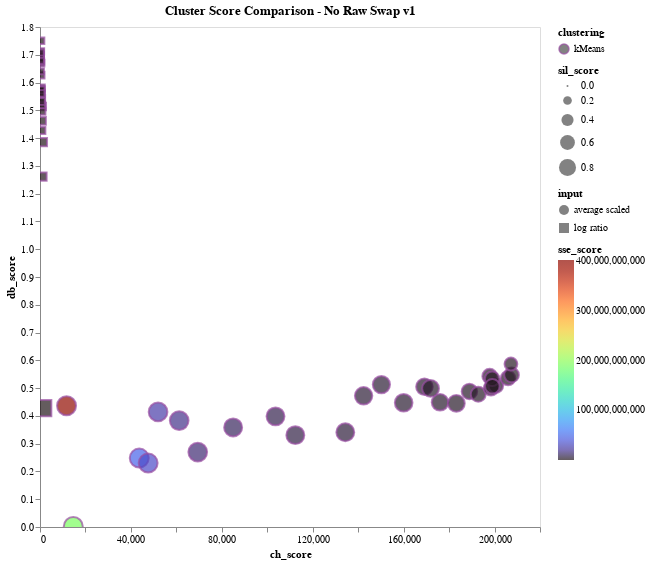

Notebook code for this chart:
### Code cell
# EXPLORATORY - swap version 1
# Data: Average Scaled, Log Ratio Scaled
data = df_kmeans_noRaw_metrics
domain = ['kMeans']
title = "Cluster Score Comparison - No Raw Swap v1"

# axes
x_axis = 'ch_score:Q' # Maximize
y_axis = 'db_score:Q' # Minimize
    
# auxilary metrics
size =  'sil_score:Q' # Maximize
gradient = 'sse_score:Q'  # Minimize

plot_comparison_plot(data, domain, title, x_axis, y_axis, size, gradient)

### Figure 1 — Vega-Lite specification as saved in the notebook (floating-point values rounded to 4 significant figures)
{"config": {"view": {"continuousWidth": 400, "continuousHeight": 300}, "axis": {"grid": false}}, "data": {"name": "data-50235db2b83b78d79e888eedd80534c2"}, "mark": {"type": "point", "strokeOpacity": 1.0}, "encoding": {"color": {"type": "nominal", "field": "clustering", "scale": {"domain": ["kMeans"], "range": ["#984EA3", "#F58517"]}}, "fill": {"type": "quantitative", "field": "sse_score", "scale": {"scheme": "turbo"}}, "shape": {"type": "nominal", "field": "input"}, "size": {"type": "quantitative", "field": "sil_score"}, "tooltip": [{"type": "nominal", "field": "input"}, {"type": "nominal", "field": "clustering"}, {"type": "nominal", "field": "n_clusters"}, {"type": "quantitative", "field": "sse_score"}, {"type": "quantitative", "field": "db_score"}, {"type": "quantitative", "field": "ch_score"}, {"type": "quantitative", "field": "sil_score"}], "x": {"type": "quantitative", "field": "ch_score"}, "y": {"type": "quantitative", "field": "db_score"}}, "height": 500, "selection": {"selector017": {"type": "interval", "bind": "scales", "encodings": ["x", "y"]}}, "title": "Cluster Score Comparison - No Raw Swap v1", "width": 500, "$schema": "https://vega.github.io/schema/vega-lite/v4.8.1.json", "datasets": {"data-50235db2b83b78d79e888eedd80534c2": [{"input": "log ratio", "clustering": "kMeans", "sil_score": 0.7265, "sse_score": 119100.0, "ch_score": 1417.0, "db_score": 0.4276, "n_clusters": 2}, {"input": "log ratio", "clustering": "kMeans", "sil_score": 0.1788, "sse_score": 98880.0, "ch_score": 1282.0, "db_score": 1.385, "n_clusters": 3}, {"input": "log ratio", "clustering": "kMeans", "sil_score": 0.182, "sse_score": 89580.0, "ch_score": 1089.0, "db_score": 1.261, "n_clusters": 4}, {"input": "log ratio", "clustering": "kMeans", "sil_score": 0.1502, "sse_score": 82600.0, "ch_score": 974.4, "db_score": 1.514, "n_clusters": 5}, {"input": "log ratio", "clustering": "kMeans", "sil_score": 0.1523, "sse_score": 76260.0, "ch_score": 914.1, "db_score": 1.462, "n_clusters": 6}, {"input": "log ratio", "clustering": "kMeans", "sil_score": 0.124, "sse_score": 71830.0, "ch_score": 851.8, "db_score": 1.497, "n_clusters": 7}, {"input": "log ratio", "clustering": "kMeans", "sil_score": 0.1305, "sse_score": 68250.0, "ch_score": 799.7, "db_score": 1.428, "n_clusters": 8}, {"input": "log ratio", "clustering": "kMeans", "sil_score": 0.1179, "sse_score": 65870.0, "ch_score": 743.9, "db_score": 1.52, "n_clusters": 9}, {"input": "log ratio", "clustering": "kMeans", "sil_score": 0.1289, "sse_score": 63970.0, "ch_score": 694.5, "db_score": 1.543, "n_clusters": 10}, {"input": "log ratio", "clustering": "kMeans", "sil_score": 0.1124, "sse_score": 62240.0, "ch_score": 653.9, "db_score": 1.532, "n_clusters": 11}, {"input": "log ratio", "clustering": "kMeans", "sil_score": 0.1177, "sse_score": 60420.0, "ch_score": 623.9, "db_score": 1.581, "n_clusters": 12}, {"input": "log ratio", "clustering": "kMeans", "sil_score": 0.1173, "sse_score": 58900.0, "ch_score": 595.5, "db_score": 1.563, "n_clusters": 13}, {"input": "log ratio", "clustering": "kMeans", "sil_score": 0.1109, "sse_score": 57840.0, "ch_score": 565.5, "db_score": 1.575, "n_clusters": 14}, {"input": "log ratio", "clustering": "kMeans", "sil_score": 0.1138, "sse_score": 56460.0, "ch_score": 545.2, "db_score": 1.574, "n_clusters": 15}, {"input": "log ratio", "clustering": "kMeans", "sil_score": 0.1113, "sse_score": 55430.0, "ch_score": 523.4, "db_score": 1.561, "n_clusters": 16}, {"input": "log ratio", "clustering": "kMeans", "sil_score": 0.104, "sse_score": 54700.0, "ch_score": 500.5, "db_score": 1.75, "n_clusters": 17}, {"input": "log ratio", "clustering": "kMeans", "sil_score": 0.1176, "sse_score": 53500.0, "ch_score": 487.1, "db_score": 1.627, "n_clusters": 18}, {"input": "log ratio", "clustering": "kMeans", "sil_score": 0.109, "sse_score": 52550.0, "ch_score": 472.4, "db_score": 1.67, "n_clusters": 19}, {"input": "log ratio", "clustering": "kMeans", "sil_score": 0.1022, "sse_score": 51770.0, "ch_score": 457.5, "db_score": 1.675, "n_clusters": 20}, {"input": "log ratio", "clustering": "kMeans", "sil_score": 0.09992, "sse_score": 51270.0, "ch_score": 440.8, "db_score": 1.712, "n_clusters": 21}, {"input": "log ratio", "clustering": "kMeans", "sil_score": 0.08835, "sse_score": 50700.0, "ch_score": 426.7, "db_score": 1.64, "n_clusters": 22}, {"input": "log ratio", "clustering": "kMeans", "sil_score": 0.09442, "sse_score": 49970.0, "ch_score": 416.0, "db_score": 1.684, "n_clusters": 23}, {"input": "log ratio", "clustering": "kMeans", "sil_score": 0.09226, "sse_score": 49360.0, "ch_score": 404.9, "db_score": 1.701, "n_clusters": 24}, {"input": "log ratio", "clustering": "kMeans", "sil_score": 0.09361, "sse_score": 48460.0, "ch_score": 398.4, "db_score": 1.687, "n_clusters": 25}, {"input": "log ratio", "clustering": "kMeans", "sil_score": 0.09057, "sse_score": 47960.0, "ch_score": 388.1, "db_score": 1.699, "n_clusters": 26}, {"input": "log ratio", "clustering": "kMeans", "sil_score": 0.09198, "sse_score": 47360.0, "ch_score": 379.8, "db_score": 1.695, "n_clusters": 27}, {"input": "log ratio", "clustering": "kMeans", "sil_score": 0.09352, "sse_score": 47190.0, "ch_score": 367.6, "db_score": 1.679, "n_clusters": 28}, {"input": "log ratio", "clustering": "kMeans", "sil_score": 0.08728, "sse_score": 46630.0, "ch_score": 360.4, "db_score": 1.708, "n_clusters": 29}, {"input": "average scaled", "clustering": "kMeans", "sil_score": 0.9977, "sse_score": 402500000000.0, "ch_score": 11690.0, "db_score": 0.4366, "n_clusters": 2}, {"input": "average scaled", "clustering": "kMeans", "sil_score": 0.9968, "sse_score": 190900000000.0, "ch_score": 14650.0, "db_score": 0.00169, "n_clusters": 3}, {"input": "average scaled", "clustering": "kMeans", "sil_score": 0.9932, "sse_score": 47300000000.0, "ch_score": 43660.0, "db_score": 0.2482, "n_clusters": 4}, {"input": "average scaled", "clustering": "kMeans", "sil_score": 0.9917, "sse_score": 32870000000.0, "ch_score": 47580.0, "db_score": 0.2302, "n_clusters": 5}, {"input": "average scaled", "clustering": "kMeans", "sil_score": 0.9647, "sse_score": 24220000000.0, "ch_score": 51950.0, "db_score": 0.4144, "n_clusters": 6}, {"input": "average scaled", "clustering": "kMeans", "sil_score": 0.9646, "sse_score": 17200000000.0, "ch_score": 61240.0, "db_score": 0.383, "n_clusters": 7}, {"input": "average scaled", "clustering": "kMeans", "sil_score": 0.9679, "sse_score": 13040000000.0, "ch_score": 69410.0, "db_score": 0.2698, "n_clusters": 8}, {"input": "average scaled", "clustering": "kMeans", "sil_score": 0.8923, "sse_score": 9339000000.0, "ch_score": 84980.0, "db_score": 0.3586, "n_clusters": 9}, {"input": "average scaled", "clustering": "kMeans", "sil_score": 0.8832, "sse_score": 6817000000.0, "ch_score": 103600.0, "db_score": 0.3983, "n_clusters": 10}, {"input": "average scaled", "clustering": "kMeans", "sil_score": 0.8852, "sse_score": 5662000000.0, "ch_score": 112300.0, "db_score": 0.3307, "n_clusters": 11}, {"input": "average scaled", "clustering": "kMeans", "sil_score": 0.882, "sse_score": 4307000000.0, "ch_score": 134300.0, "db_score": 0.341, "n_clusters": 12}, {"input": "average scaled", "clustering": "kMeans", "sil_score": 0.835, "sse_score": 3726000000.0, "ch_score": 142400.0, "db_score": 0.4723, "n_clusters": 13}, {"input": "average scaled", "clustering": "kMeans", "sil_score": 0.8193, "sse_score": 3260000000.0, "ch_score": 150200.0, "db_score": 0.5127, "n_clusters": 14}, {"input": "average scaled", "clustering": "kMeans", "sil_score": 0.8553, "sse_score": 2842000000.0, "ch_score": 160000.0, "db_score": 0.4475, "n_clusters": 15}, {"input": "average scaled", "clustering": "kMeans", "sil_score": 0.7525, "sse_score": 2510000000.0, "ch_score": 169100.0, "db_score": 0.5049, "n_clusters": 16}, {"input": "average scaled", "clustering": "kMeans", "sil_score": 0.7546, "sse_score": 2261000000.0, "ch_score": 176000.0, "db_score": 0.4489, "n_clusters": 17}, {"input": "average scaled", "clustering": "kMeans", "sil_score": 0.7827, "sse_score": 2179000000.0, "ch_score": 171900.0, "db_score": 0.499, "n_clusters": 18}, {"input": "average scaled", "clustering": "kMeans", "sil_score": 0.7828, "sse_score": 1930000000.0, "ch_score": 183200.0, "db_score": 0.4451, "n_clusters": 19}, {"input": "average scaled", "clustering": "kMeans", "sil_score": 0.6576, "sse_score": 1773000000.0, "ch_score": 189000.0, "db_score": 0.488, "n_clusters": 20}, {"input": "average scaled", "clustering": "kMeans", "sil_score": 0.6113, "sse_score": 1650000000.0, "ch_score": 192800.0, "db_score": 0.4776, "n_clusters": 21}, {"input": "average scaled", "clustering": "kMeans", "sil_score": 0.5911, "sse_score": 1527000000.0, "ch_score": 198400.0, "db_score": 0.4994, "n_clusters": 22}, {"input": "average scaled", "clustering": "kMeans", "sil_score": 0.5907, "sse_score": 1442000000.0, "ch_score": 200600.0, "db_score": 0.5088, "n_clusters": 23}, {"input": "average scaled", "clustering": "kMeans", "sil_score": 0.5869, "sse_score": 1398000000.0, "ch_score": 197900.0, "db_score": 0.5429, "n_clusters": 24}, {"input": "average scaled", "clustering": "kMeans", "sil_score": 0.5865, "sse_score": 1332000000.0, "ch_score": 198900.0, "db_score": 0.5336, "n_clusters": 25}, {"input": "average scaled", "clustering": "kMeans", "sil_score": 0.5867, "sse_score": 1278000000.0, "ch_score": 199000.0, "db_score": 0.5065, "n_clusters": 26}, {"input": "average scaled", "clustering": "kMeans", "sil_score": 0.569, "sse_score": 1187000000.0, "ch_score": 205900.0, "db_score": 0.5358, "n_clusters": 27}, {"input": "average scaled", "clustering": "kMeans", "sil_score": 0.5926, "sse_score": 1134000000.0, "ch_score": 207500.0, "db_score": 0.5474, "n_clusters": 28}, {"input": "average scaled", "clustering": "kMeans", "sil_score": 0.4473, "sse_score": 1095000000.0, "ch_score": 207200.0, "db_score": 0.5867, "n_clusters": 29}]}}
